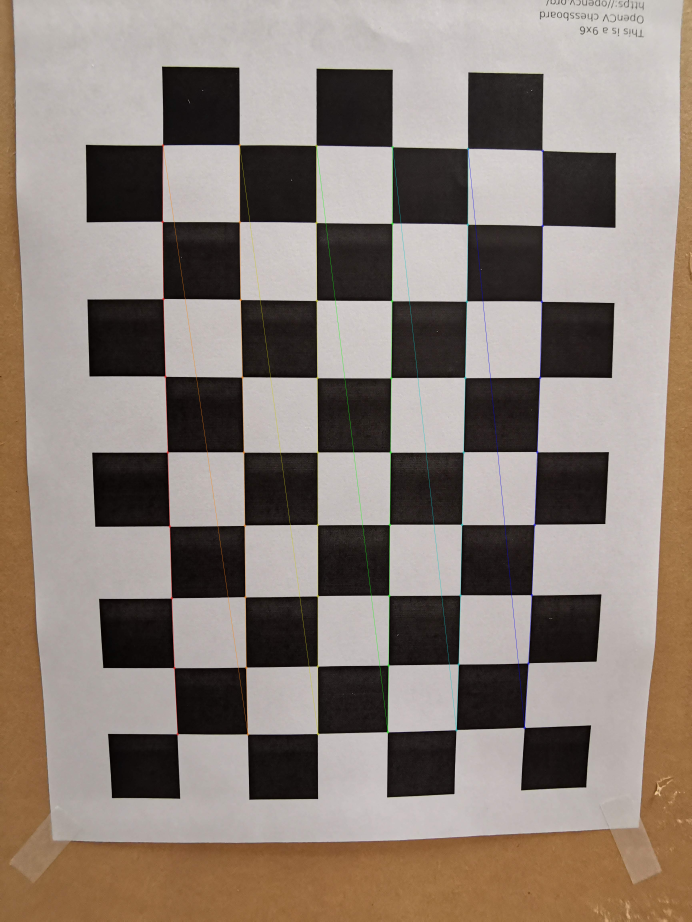
#> input picture distortion_algo/11_calibration_img_data_corner/00.jpg, 3456 x 4608 px, given as the content of the folder 10_calibration_img_data, which was not available (shown at 1/5 size)
$ python distortion_getcalibrationpara_v5.py
#> lines starting #> are read from the running program, lines starting #| are printed output that depends on the picture; pictures that were not available may be replaced by others from this repository, and a replacement may not be noted
# -*- coding: utf-8 -*-

# =============================================================================
# reference web site
# https://docs.opencv.org/master/dc/dbb/tutorial_py_calibration.html
# (japanese)　https://www.qoosky.io/techs/67a3d876c4
# =============================================================================

# =============================================================================
# Date: 2021/2/11
# Outline: get camera parameters to undistort images
# ## v1
# - save images to each folder
# ## v2
# - export re projection errors
# - Variable number of corners
# ## v3
# - cv.findChessboardCorners --> change parameters by find_flags
# - display whether program finds corners in images
# ## v4
# - written in function
# =============================================================================

# =============================================================================
#           # input
# calibration images: folder '10_calibration_img_data'
#                     chessboard, rgb, opencv sample imaged
#           # output
# calibration_parameters: calibration_parameters.npy
# chessboard images with coners: folder '11_calibration_img_data_corner'
# =============================================================================

import numpy as np
import cv2 as cv
import glob
import os

def get_camera_parameters(number_rows, number_cols, input_folder, print_params=False):
    '''
    get camera parameters to undistort images
    -output images saved in '11_calibration_img_data_corner'
    -output parameter saved in '11_calibration_img_data_corner'

    Parameters
    ----------
    number_rows : int
    number_cols : int
    input_folder : str
    print_params : boolean, optional
        whether to print the camera parameters

    Returns
    -------

    '''
#> called with number_rows = 9, number_cols = 6, input_folder = '10_calibration_img_data', print_params = True

    # Chessboard : point number of rows/columns

    # findChessBoard flags
    # find_flags = None
    find_flags = cv.CALIB_CB_ADAPTIVE_THRESH + cv.CALIB_CB_NORMALIZE_IMAGE + cv.CALIB_CB_FILTER_QUADS + cv.CALIB_CB_FAST_CHECK
    # cv.CALIB_CB_ADAPTIVE_THRESH : Use adaptive thresholding to convert the image to black and white
    # cv.CALIB_CB_NORMALIZE_IMAGE : Normalize the image gamma with equalizeHist() before applying fixed or adaptive thresholding.
    # cv.CALIB_CB_FILTER_QUADS : Use additional criteria (like contour area, perimeter, square-like shape) to filter out false quads extracted at the contour retrieval stage.
    # cv.CALIB_CB_FAST_CHECK : Run a fast check on the image that looks for chessboard corners, and shortcut the call if none is found


    # termination criteria      cornerSubPix の閾値
    criteria = (cv.TERM_CRITERIA_EPS + cv.TERM_CRITERIA_MAX_ITER, 30, 0.001)


    # prepare object points, like (0,0,0), (1,0,0), (2,0,0) ....,(6,5,0)
    # ワールド座標系におけるキャリブレーションボードの各点の座標
    objp = np.zeros((number_cols*number_rows, 3), np.float32)
    objp[:,:2] = np.mgrid[0:number_rows, 0:number_cols].T.reshape(-1,2)

    # Arrays to store object points and image points from all the images.
    # キャリブレーションで利用する座標
    objpoints = [] # 3d point in real world space
    imgpoints = [] # 2d points in image plane.

    # read images
    images = glob.glob(os.path.join(input_folder, '*.jpg'))
    for fname in images:
        img = cv.imread(fname)
#> img is the input picture: shape (4608, 3456, 3); mean B, G, R 119.1, 127.3, 139.1

        # convert to gray scale グレースケールで利用
        gray = cv.cvtColor(img, cv.COLOR_BGR2GRAY)
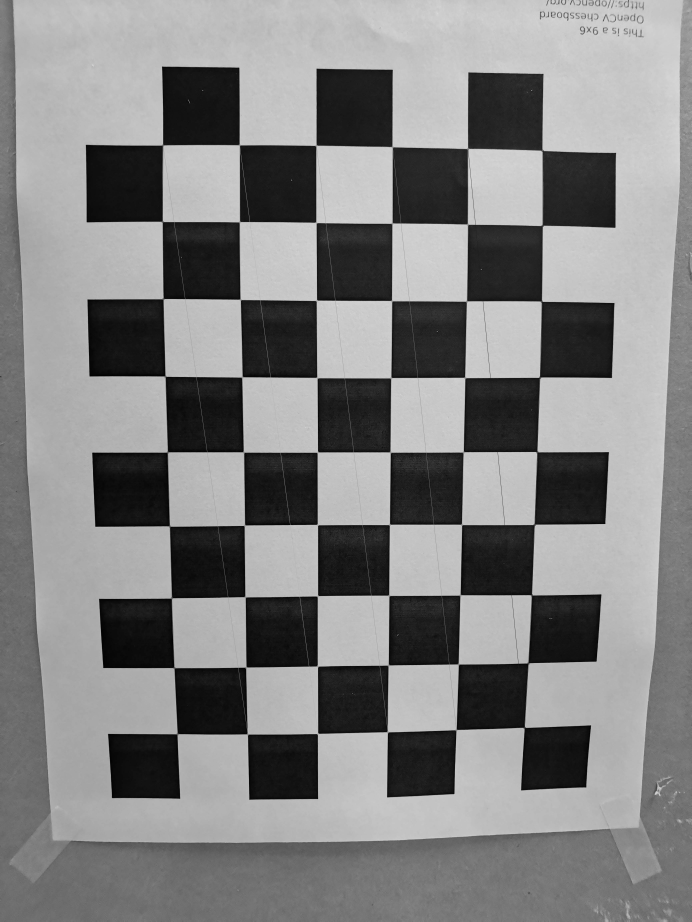
#> gray: shape (4608, 3456) (shown at 1/5 size); min 0, max 254, mean 130

        # ## image check
        # cv.imshow(fname, gray)
        # cv.waitKey(0)
        # cv.destroyAllWindows()

        # キャリブレーションボード内の点の座標を取得
        # Find the chess board corners
        #TODO: check the original findChessboardCorners function, might need to rewrite
        ret, corners = cv.findChessboardCorners(gray, (number_rows, number_cols), find_flags)
#> ret = False; corners = 39 rows, first 8: [1962.5, 735.5], [2340.5, 744.5], [2339, 1122.5], [1962, 1118], [2712, 754], [2713, 1129.5], [2709, 1508], [2334, 1507.5]

        # If found, add object points, image points (after refining them)
        # キャリブレーションのために結果を保存
        if ret == True:
            objpoints.append(objp)

            # improve accurcay of coodinaiton 座標の精度を上げる
            corners2 = cv.cornerSubPix(gray, corners, (11,11), (-1,-1), criteria)
            imgpoints.append(corners2)

            # Draw the corners 確認のため画像を表示
            cv.drawChessboardCorners(img, (number_rows, number_cols), corners2, ret)
            # # display the corners
            # cv.imshow(fname, img)

            #TODO: don't overwrite the original image
            # save images with corner point
            img_name = os.path.split(fname)
            cv.imwrite('11_calibration_img_data_corner/'+ img_name[-1], img)

            # display succeed or fail to find corners
            print(fname, ': succeed to find corner')
        else:
            print(fname, ': fail')


    # Calibration parameters
    imageSize = gray.shape[::-1]
#> imageSize = (3456, 4608)
#> (the run stopped early here; a loop or call above may not have finished)

$ run again, on distortion_algo/11_calibration_img_data_corner/08.jpg
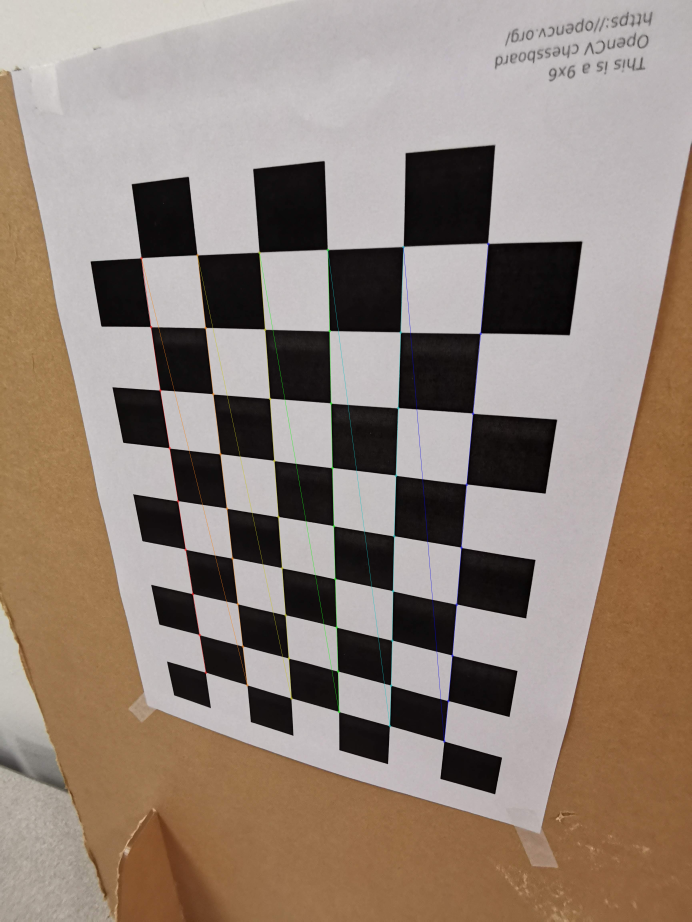
#> input picture distortion_algo/11_calibration_img_data_corner/08.jpg, 3456 x 4608 px, given as the content of the folder 10_calibration_img_data, which was not available (shown at 1/5 size)
#> in get_camera_parameters, img is the input picture: shape (4608, 3456, 3); mean B, G, R 120.5, 131.4, 146.5
#> in get_camera_parameters, `gray = cv.cvtColor(img, cv.COLOR_BGR2GRAY)`:
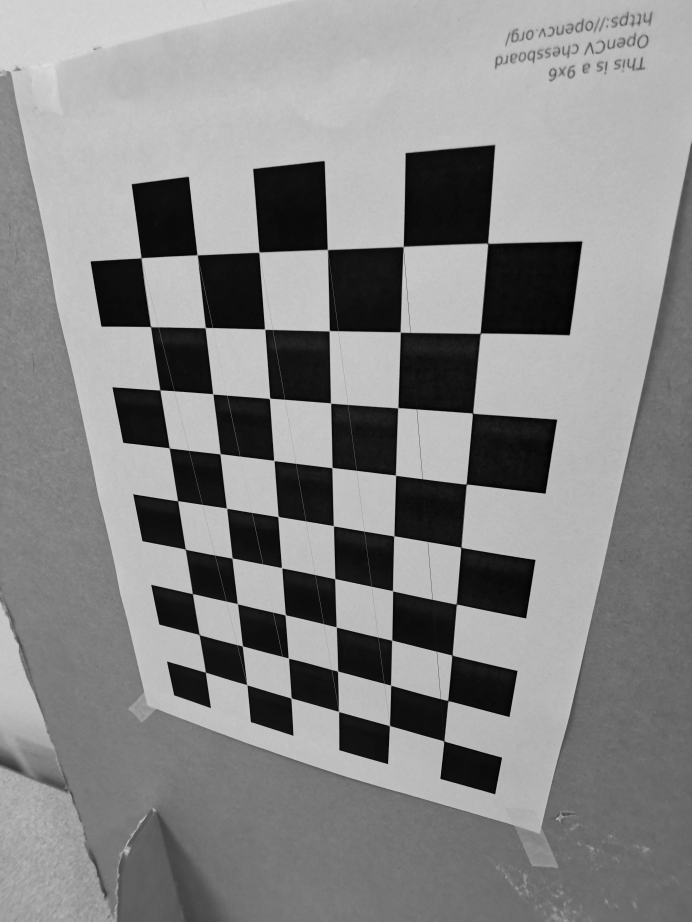
#> gray: shape (4608, 3456) (shown at 1/5 size); min 0, max 235, mean 134.6
#> ret = False; corners = None

$ run again, on distortion_algo/11_calibration_img_data_corner/09.jpg
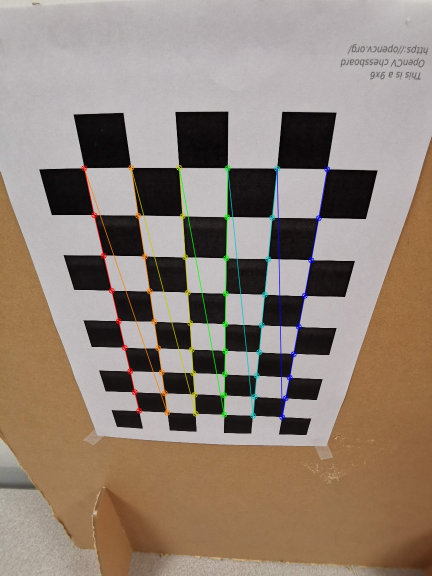
#> input picture distortion_algo/11_calibration_img_data_corner/09.jpg, 864 x 1152 px, given as the content of the folder 10_calibration_img_data, which was not available (shown at 1/2 size)
#> in get_camera_parameters, img is the input picture: shape (1152, 864, 3); mean B, G, R 119, 131.1, 146.2
#> in get_camera_parameters, `gray = cv.cvtColor(img, cv.COLOR_BGR2GRAY)`:
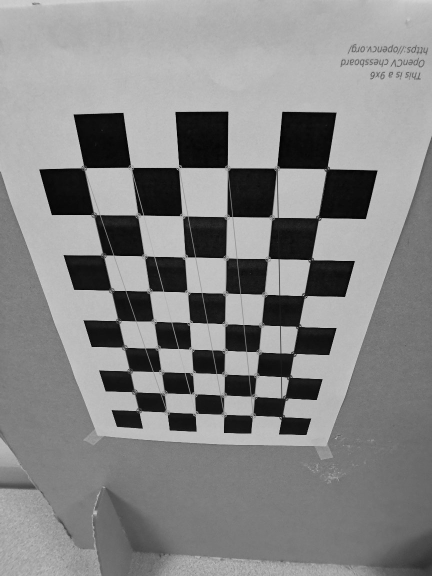
#> gray: shape (1152, 864) (shown at 1/2 size); min 0, max 218, mean 134.2
#> ret = False; corners = None

$ run again, on distortion_algo/11_calibration_img_data_corner/11.jpg
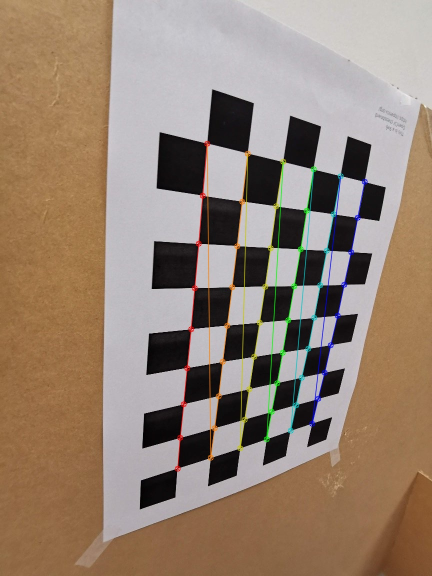
#> input picture distortion_algo/11_calibration_img_data_corner/11.jpg, 864 x 1152 px, given as the content of the folder 10_calibration_img_data, which was not available (shown at 1/2 size)
#> in get_camera_parameters, img is the input picture: shape (1152, 864, 3); mean B, G, R 115.5, 131.3, 150.2
#> in get_camera_parameters, `gray = cv.cvtColor(img, cv.COLOR_BGR2GRAY)`:
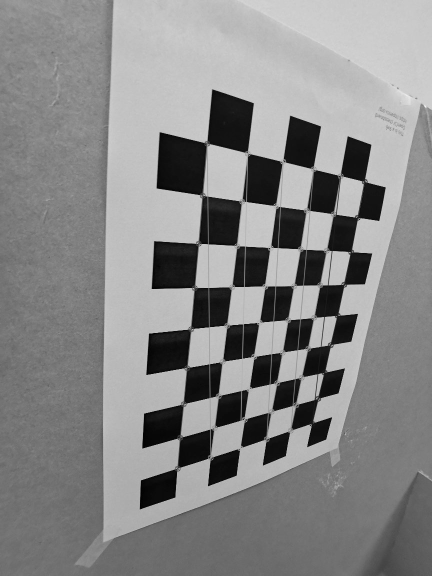
#> gray: shape (1152, 864) (shown at 1/2 size); min 0, max 253, mean 135.1
#> ret = False; corners = None
